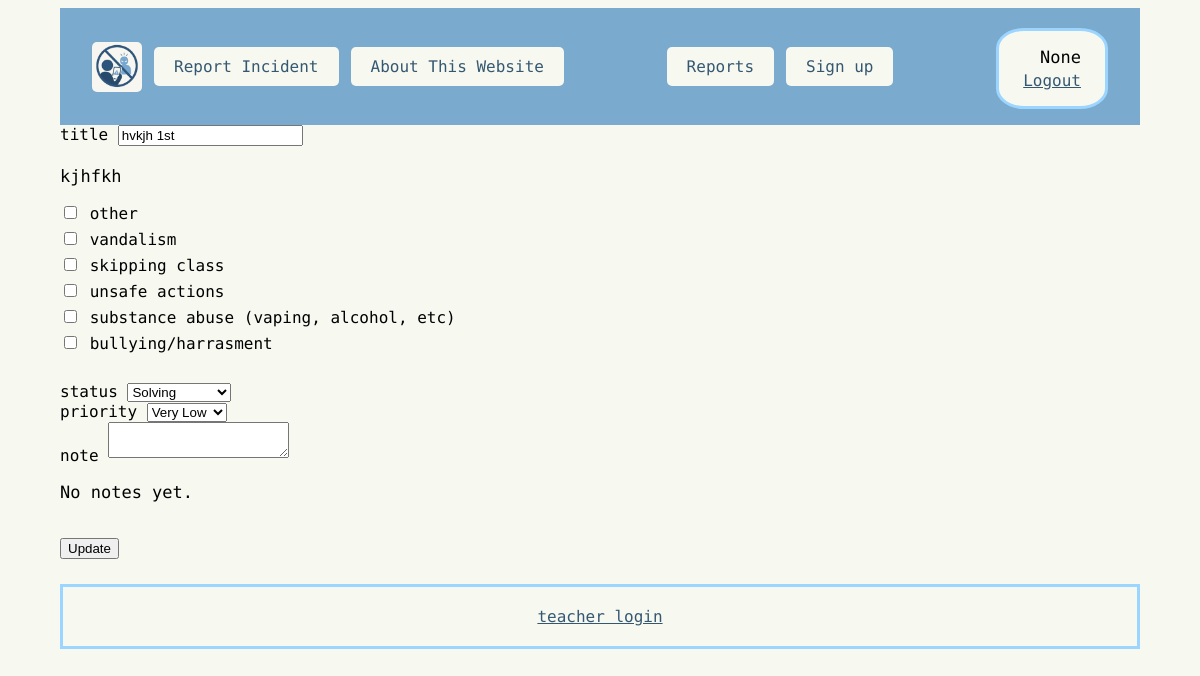
The app's page /edit/1 (signed in), older data.
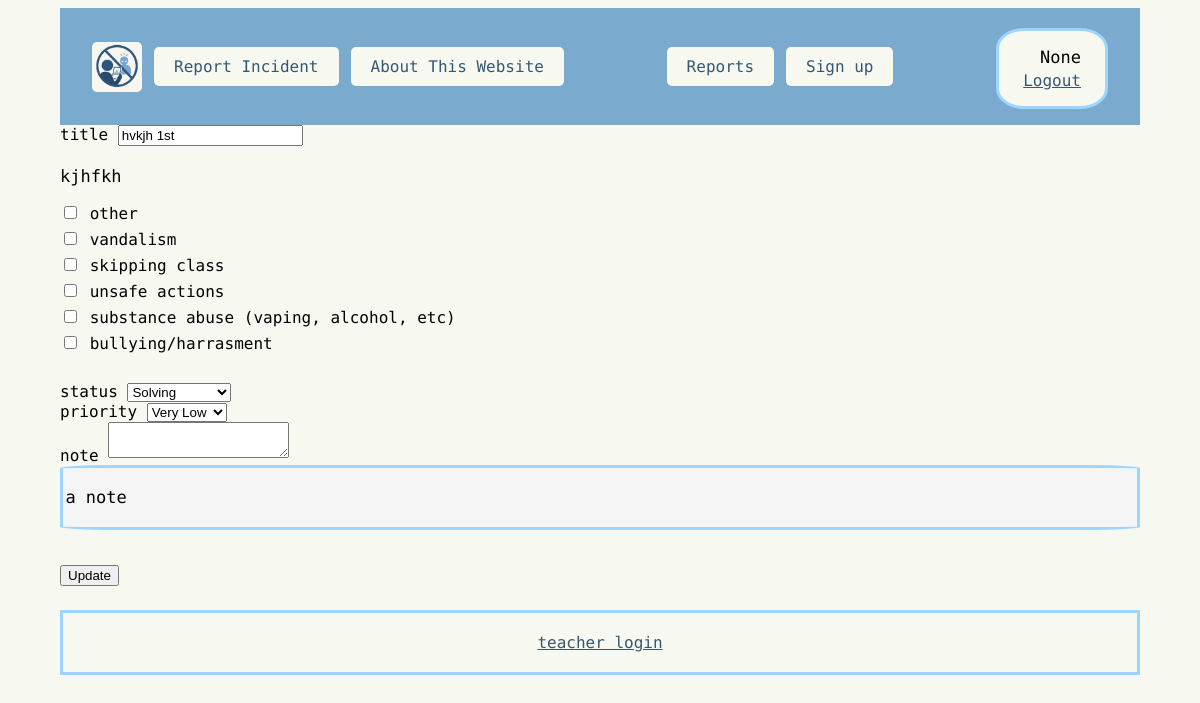
The same page, newer data.
### routes.py (models this page shows, shortened)
class User(UserMixin, db.Model):
    __tablename__ = "User"
    user_id = db.Column(db.Integer, primary_key=True)
    user_name = db.Column(db.String, nullable=False, unique=True)
    password = db.Column(db.String, nullable=False )
    teacher_code = db.Column(db.String, nullable=False, unique=True)

class Reports(db.Model):
    __tablename__ = "Reports"
    report_id = db.Column(db.Integer, primary_key=True)
    report_title = db.Column(db.String, nullable=False)
    report_detail = db.Column(db.String, nullable=False)
    report_time = db.Column(db.String, nullable=False)
    status_id = db.Column(db.Integer, db.ForeignKey("Status.status_id"), nullable=True)
    status = db.relationship("Status", backref="reports")
    priority_id = db.Column(db.Integer, db.ForeignKey("Priority.priority_id"), nullable=True)
    priority = db.relationship("Priority", backref="reports")
    types = db.relationship("Type", secondary=Report_Type, backref="reports")

class Type(db.Model):
    __tablename__ = "Type"
    type_id = db.Column(db.Integer, primary_key=True)
    type = db.Column(db.String, nullable=False)

class Notes(db.Model):
    __tablename__ = "Notes"
    note_id = db.Column(db.Integer, primary_key=True)
    note = db.Column(db.String, nullable=False)
    report_id = db.Column(
        db.Integer, db.ForeignKey("Reports.report_id"), nullable=False
    )
    report = db.relationship("Reports", backref="notes")
    user_id = db.Column(
        db.Integer, db.ForeignKey("User.user_id"), nullable=False
    )
    user = db.relationship("User", backref="notes")

### routes.py (the view, shortened to what this page needs)
@app.route("/edit/<int:report_id>", methods=["GET", "POST"])
@login_required
def edit(report_id):
    form = EditForm()
    report_to_update = Reports.query.get_or_404(report_id)
    form.type.choices = [(str(rt.type_id), rt.type) for rt in Type.query.all()]
    form.status.choices = [(str(s.status_id), s.status) for s in Status.query.all()]
    form.priority.choices = [(str(p.priority_id), p.priority) for p in Priority.query.all()]
    if request.method == "GET":
        form.title.data = report_to_update.report_title
        form.note.data = ""
        form.status.data = str(report_to_update.status_id)
        form.priority.data = str(report_to_update.priority_id)
        form.type.data = [str(t.type_id) for t in report_to_update.types]
    return render_template(
        "edit_report.html", form=form, report_to_update=report_to_update
    )

### routes.py
class EditForm(FlaskForm):
    title = StringField("title")
    status = SelectField("status", choices=[])
    type = MultiCheckboxField("type", choices=[])
    priority = SelectField("priority", choices=[])
    note = TextAreaField("note", validators=[])
    update = SubmitField("Update")

### routes.py (called while the page is built)
@login_manager.user_loader
def load_user(user_id):
    return User.query.get(user_id)

### templates/edit_report.html (shortened to what this page needs)
{%extends "layout.html"%}
{%block content%}
<form method="POST">
    {{ form.title.label(class_="form-label") }}
    {{ form.title(class_="form-control") }}
    <p>
        {{report_to_update.report_detail}}
    </p>
    <ul>
        {% for subfield in form.type %}
            <li>{{ subfield() }} {{ subfield.label }}</li>
        {% endfor %}
    </ul>
    <br>
    {{ form.status.label(class_="form-label") }}
    {{ form.status(class_="form-control") }}
    <br>
    {{ form.priority.label(class_="form-label") }}
    {{ form.priority(class_="form-control") }}
    <br>
    {{ form.note.label(class_="form-label") }}
    {{ form.note(class_="form-control") }}
    <br>
    {% if report_to_update.notes %}
            {% for note in report_to_update.notes|reverse %}
            <div class="notes">
                <p>{{ note.note }}</p>
            </div>
            {% endfor %}
    {% else %}
        <p>No notes yet.</p>
    {% endif %}
    <br>
    {{ form.update(class_="btn btn-primary") }}
</form>
{% endblock%}

### templates/layout.html (shortened to what this page needs)
<!DOCTYPE html>
<html lang="en">
<head>
    <link rel="stylesheet" href="../static/style.css">
</head>
<body>
    <header>{% include "header.html" %}</header>
    <main>
        {% block content %}
        {% endblock %}
    </main>
    <footer>{% include "footer.html" %}</footer>
</body>
</html>

### templates/header.html
<nav>
    <div class="nav-left">
        <a href="http://127.0.0.1:5000/" class="link"><img class="logo" src="/static/images/Logo.png" alt="Logo" ></a>
        <a href="http://127.0.0.1:5000/" class="h_link">Report Incident</a>
        <a href="http://127.0.0.1:5000/about" class="h_link">About This Website</a>
    </div>
    {% if current_user.is_authenticated %}
        <div class="nav-right">
            <a href="http://127.0.0.1:5000/view" class="h_link">Reports</a>
            <a href="http://127.0.0.1:5000/signup" class="h_link">Sign up</a>
        </div>
        <div class="user_info">
            <p>{{ current_user.teacher_code }}</p>
            <a href="{{ url_for('logout') }}">Logout</a>
        </div>
    {% endif %}
</nav>

### templates/footer.html
<div class="footer">
    <a href="http://127.0.0.1:5000/login">teacher login</a>
</div>

### static/style.css (style rules this page uses)
html, body { font-family: "Victor Mono", monospace; }
a { color: #355872; }
p { font-size: 17px; }
form input, form textarea { margin-bottom: 3px; }
.logo { width: auto; height: 50px; vertical-align: middle; border-radius: 5px; }
header { background-color: #7AAACE; position: sticky; top: 0; padding: 1rem 2rem; }
header nav { display: flex; align-items: center; justify-content: space-between; gap: 1rem; flex-wrap: wrap; }
.nav-right { display: flex; align-items: center; gap: 0.75rem; flex-wrap: wrap; }
.nav-left { display: flex; align-items: center; gap: 0.75rem; flex-wrap: wrap; }
.h_link { background-color: #F7F8F0; padding: 10px 20px; border-radius: 5px; text-decoration: none; color: #355872; }
.user_info { display: flex; flex-direction: column; align-items: flex-end; gap: 0.25rem; margin-top: 0.25rem; border: 3px solid #9CD5FF; padding: 1rem 1.5rem; background-color: #F7F8F0; border-radius: 25%; }
.user_info p { margin: 0; }
body { background-color: #F7F8F0; margin-left: 5%; margin-right: 5%; }
.notes { display: flex; align-items: center; justify-content: space-between; gap: 1rem; border: 3px solid #9CD5FF; padding: 0.15rem; background-color: whitesmoke; border-radius: 5%; margin-bottom: 1rem; }
form ul { list-style: none; padding: 0; margin: 10px 0; }
form li { margin-bottom: 6px; }
footer { margin-top: 2%; border: 3px solid #9CD5FF; text-align: center; font-family: "Victor Mono", monospace; padding: 20px; margin-bottom: 20px; }

Row changes from the older to the newer data that the page shows:
added Notes: note "a note"
Text that changed along with them:
text no longer shown: "No notes yet."
